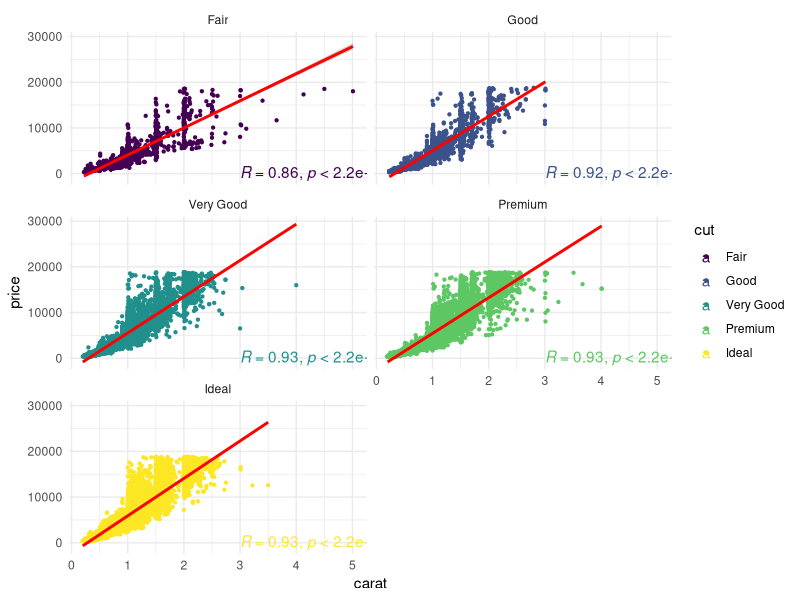
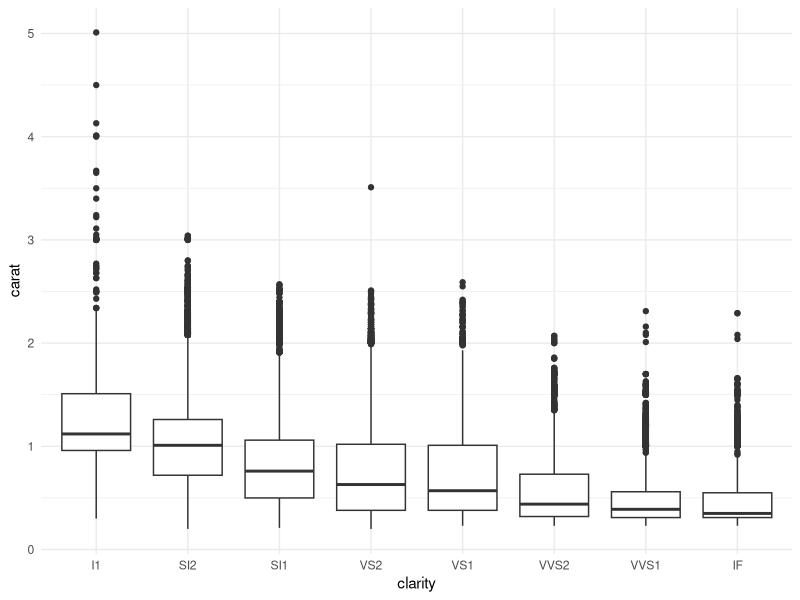
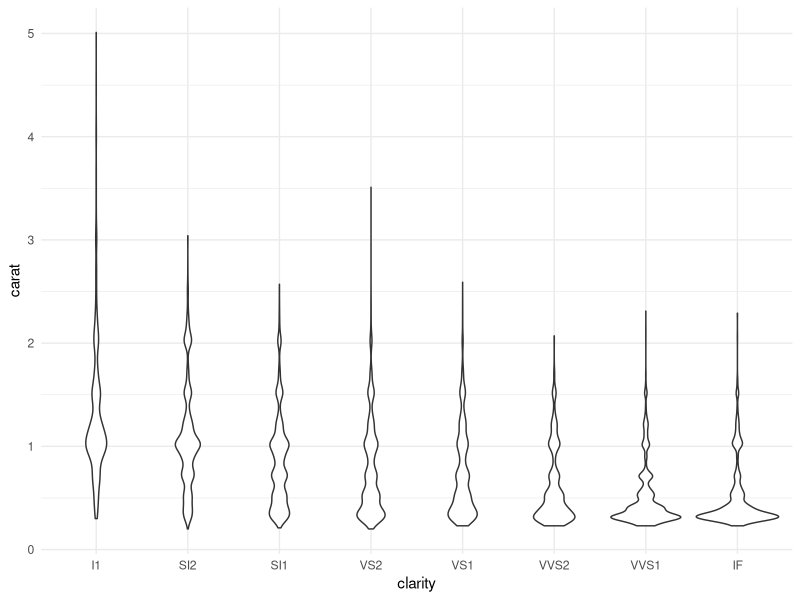
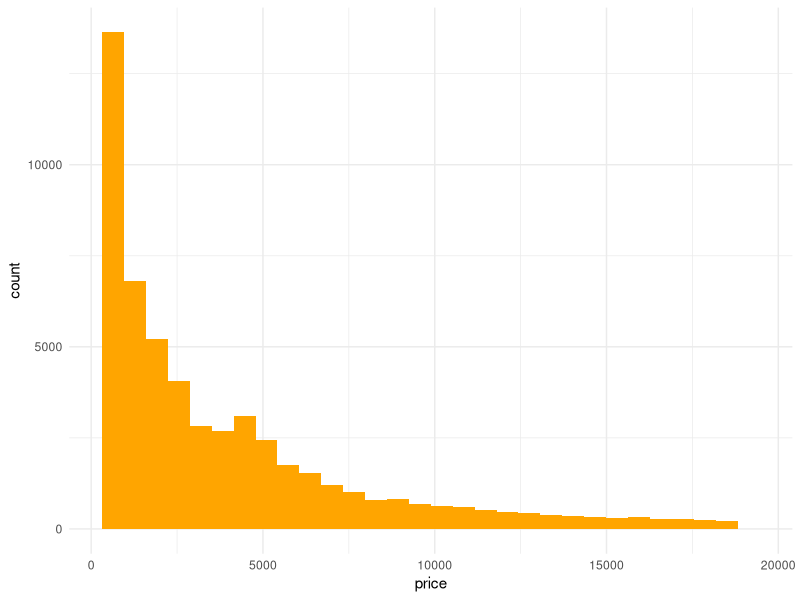
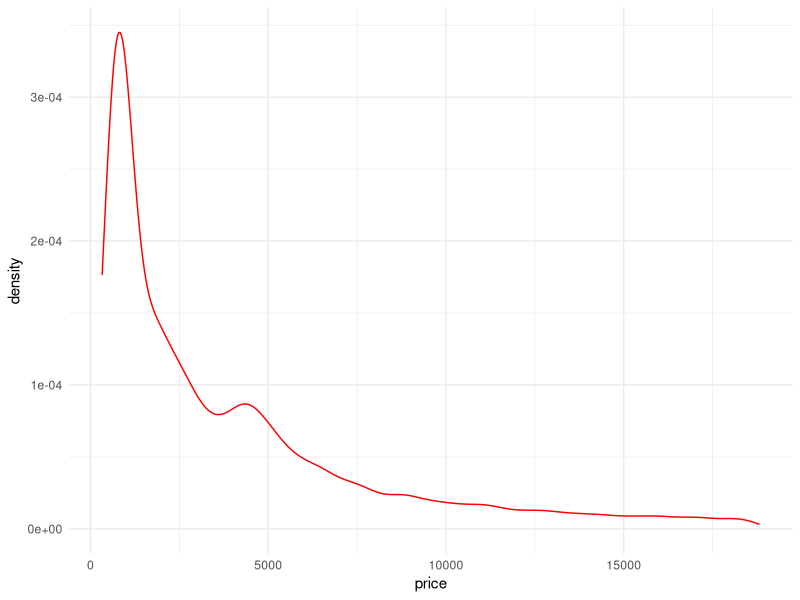

Recreate these plots in R, in order.
## ---- chunk 1
library(ggplot2)
library(ggpubr)
ggplot(diamonds, aes(carat,price, col=cut))+
  geom_point(size=0.8)+
  facet_wrap(~cut, ncol=2)+
  geom_smooth(method = "lm", col="red")+
  stat_cor(method = "pearson", label.x = 3, label.y = 30)+
  theme_minimal()

## ---- chunk 2
cor(diamonds$carat, diamonds$price)

## ---- chunk 3
ggplot(diamonds, aes(clarity, carat))+
  geom_boxplot()+
  theme_minimal()

ggplot(diamonds, aes(clarity, carat))+
  geom_violin()+
  theme_minimal()

## ---- chunk 4
ggplot(diamonds, aes(price))+
  geom_histogram(fill = "orange")+
  theme_minimal()

ggplot(diamonds, aes(price))+
  geom_density(col = "red")+
  theme_minimal()
